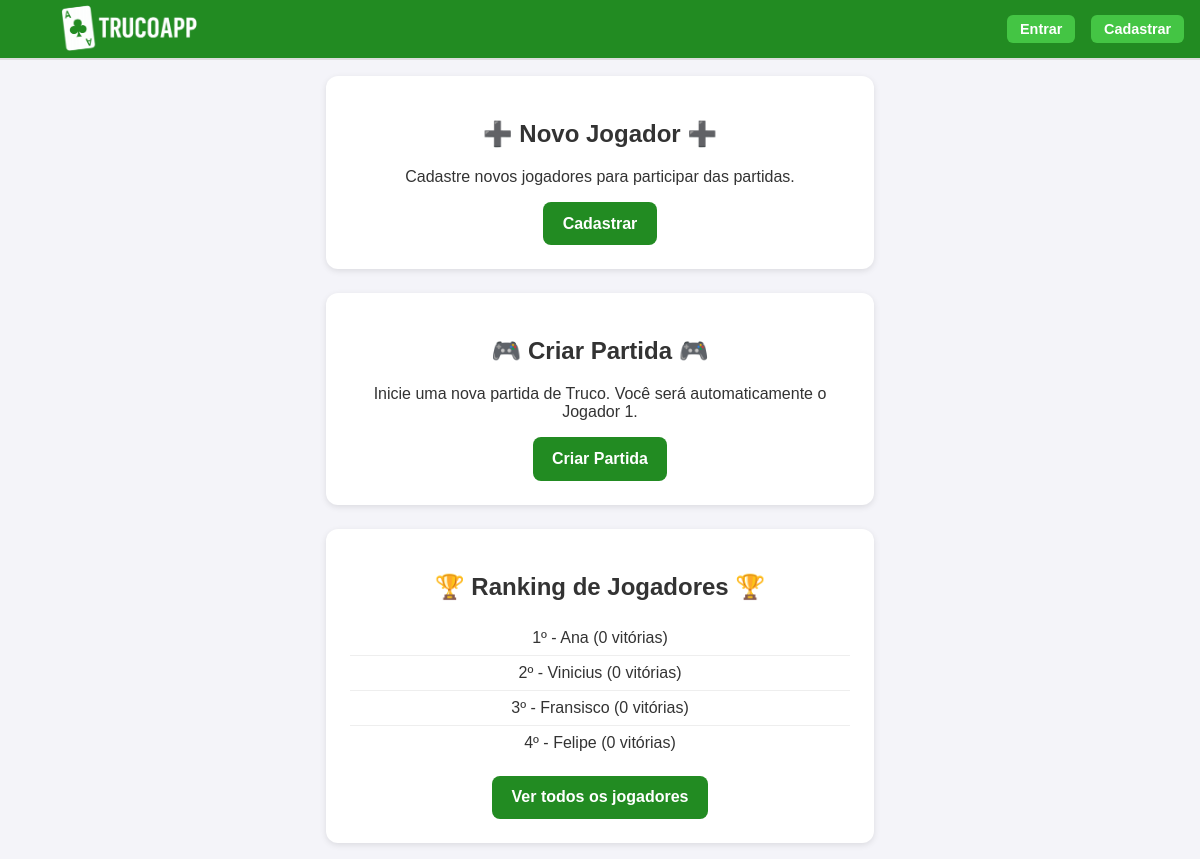
The page / on the database its author committed.
### core/models.py (models this page shows, shortened)
class Jogador(models.Model):
    id = models.AutoField(primary_key=True)
    user = models.OneToOneField(
        User,
        on_delete=models.SET_NULL,
        null=True, blank=True,
        related_name="jogador",
        help_text="Usuário associado a este jogador (opcional)",
    )
    nome = models.CharField(max_length=100, help_text='Entre o nome', blank=True, default="")
    curso = models.CharField(max_length=100, help_text='Entre o curso', blank=True, default="")
    periodo = models.IntegerField(help_text='Informe o período do curso', default=0)
    email = models.EmailField(help_text='Informe o email', max_length=254, blank=True, default="")
    vitorias = models.IntegerField(help_text='Número de vitórias', default=0)
    derrotas = models.IntegerField(help_text='Número de derrotas', default=0)
    imagem = models.ImageField(upload_to='jogadores/', null=True, blank=True)
    dtNasc = models.DateField(
        help_text='Nascimento no formato DD/MM/AAAA',
        verbose_name='Data de nascimento',
        null=True, blank=True,
    )
    from django.db import models

### core/views.py (the view)
# urls.py: path("", views.HomeView.as_view(), name="home"),   # agora "/" abre a Home
class HomeView(TemplateView):
    template_name = "core/home.html"
    def get_context_data(self, **kwargs):
        context = super().get_context_data(**kwargs)
        context["ranking"] = Jogador.objects.order_by("-vitorias")[:5]
        return context

### templates/core/home.html (shortened to what this page needs)
{% extends "core/base.html" %}
{% load static %}
{% block content %}
  <div class="card">
    <h2>➕ Novo Jogador ➕</h2>
    <p>Cadastre novos jogadores para participar das partidas.</p>
    {% if request.user.is_authenticated %}
      <a href="{% url 'jogador_create' %}" class="btn">Cadastrar</a>
    {% else %}
      <a href="{% url 'login' %}?next={% url 'jogador_create' %}" class="btn">Cadastrar</a>
    {% endif %}
  </div>
<div class="card">
  <h2>🎮 Criar Partida 🎮</h2>
  <p>Inicie uma nova partida de Truco. Você será automaticamente o Jogador 1.</p>
  {% if request.user.is_authenticated %}
      <a href="{% url 'partida_escolher_jogador' %}" class="btn">Criar Partida</a>
  {% else %}
      <a href="{% url 'login' %}?next={% url 'partida_escolher_jogador' %}" class="btn">Criar Partida</a>
  {% endif %}
</div>
  <div class="card">
    <h2>🏆 Ranking de Jogadores 🏆</h2>
    <ul>
      {% for jogador in ranking %}
        <li>{{ forloop.counter }}º - {{ jogador.nome }} ({{ jogador.vitorias }} vitórias)</li>
      {% empty %}
        <li>Nenhum jogador cadastrado ainda.</li>
      {% endfor %}
    </ul>
    <a href="{% url 'jogador_list' %}" class="btn">Ver todos os jogadores</a>
  </div>
{% endblock %}

### static/css/home.css (style rules this page uses)
body { font-family: Arial, sans-serif; margin: 0; background: #f4f4f9; color: #333; display: flex; flex-direction: column; }
.card { width: 100%; max-width: 500px; background: white; border-radius: 12px; box-shadow: 0 2px 6px rgba(0,0,0,0.1); padding: 1.5rem; text-align: center; }
.btn { display: inline-block; background: #228B22; color: white; padding: 0.8rem 1.2rem; border-radius: 8px; text-decoration: none; font-weight: bold; }
ul { list-style: none; padding: 0; }
li { padding: 0.5rem 0; border-bottom: 1px solid #eee; }
li:last-child { border-bottom: none; }

### rows shown on the page
Jogador: nome "Ana", vitorias "0"
Jogador: nome "Vinicius", vitorias "0"
Jogador: nome "Fransisco", vitorias "0"
Jogador: nome "Felipe", vitorias "0"
